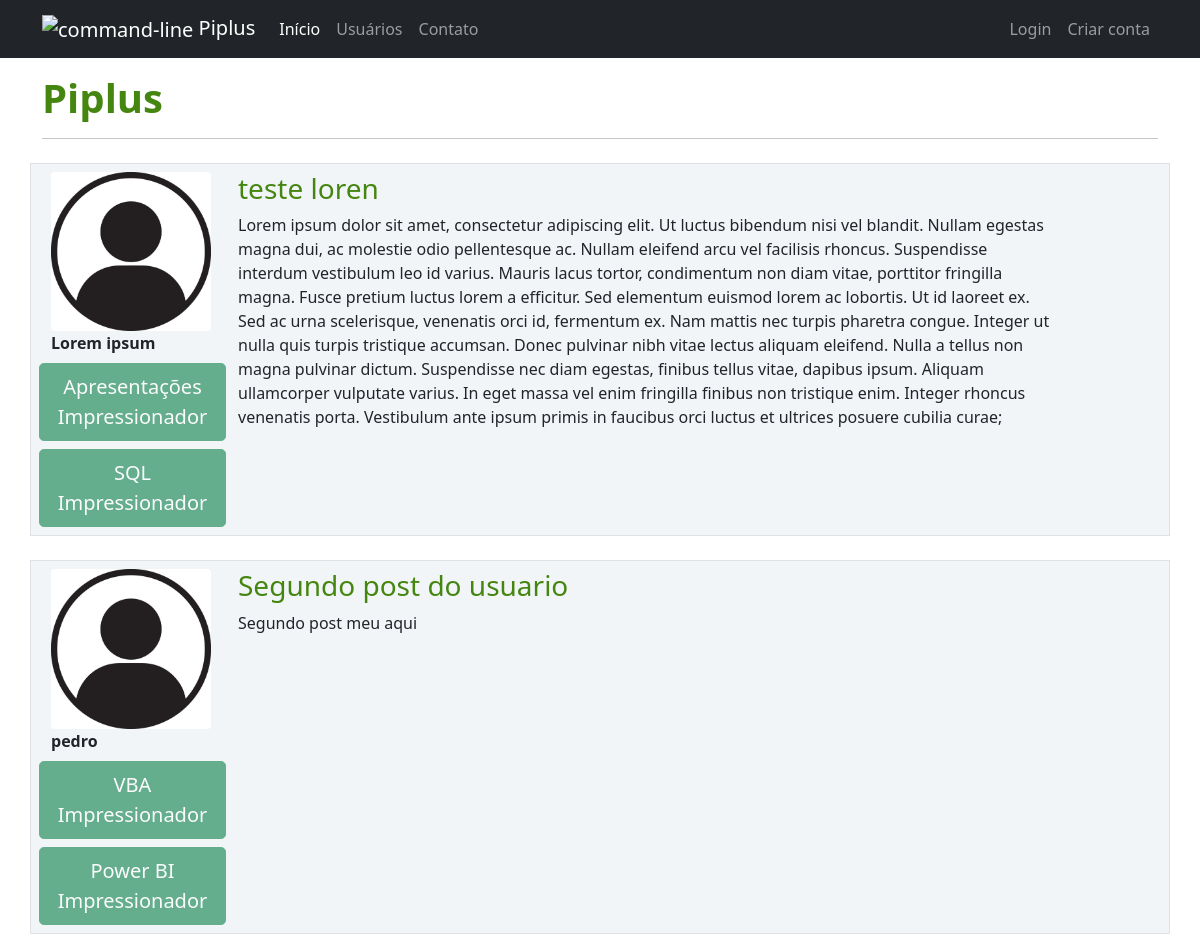
Before: / (upper part) with the older database file.
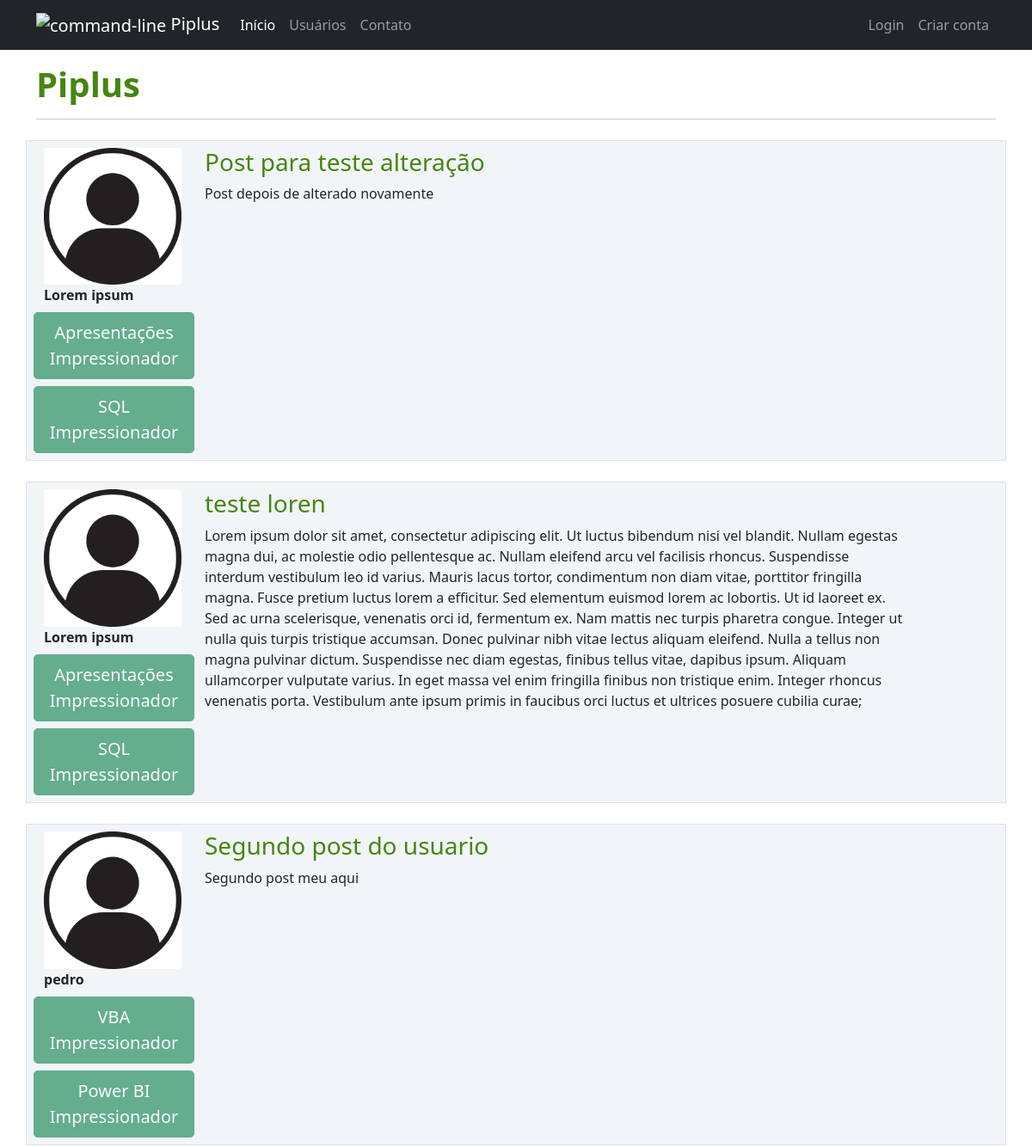
After: the same page with the newer database file.
### Piplus/models.py (models this page shows)
class Post(database.Model):
    id = database.Column(database.Integer, primary_key=True)
    titulo = database.Column(database.String, nullable=False)
    corpo = database.Column(database.Text, nullable=False)
    data_criacao = database.Column(database.DateTime, nullable=False, default=datetime.utcnow)
    id_usuario = database.Column(database.Integer, database.ForeignKey('usuario.id'), nullable=False)

class Usuario(database.Model, UserMixin):
    id = database.Column(database.Integer, primary_key=True)
    username = database.Column(database.String, nullable=False)
    email = database.Column(database.String, nullable=False, unique=True)
    senha = database.Column(database.String, nullable=False)
    foto_perfil = database.Column(database.String, default='default.jpg')
    posts = database.relationship('Post', backref='autor', lazy=True)
    cursos = database.Column(database.String, nullable=False, default='Não Informado')

### Piplus/routes.py (the view)
@app.route("/")
def home():
    posts = Post.query.order_by(Post.id.desc())
    return render_template('home.html', posts=posts)

### Piplus/templates/home.html
{% extends 'base.html' %}
{% block body %}
    <div class="container mt-3">
        <h1 style="color: rgb(69, 134, 16);"><strong>Piplus</strong></h1>
        <hr>
        {% for post in posts%}
            <div class="row border mt-4 p-2 postclass">
                <div class="col-2">
                    <div class="image pe-2">
                        <img src="{{ url_for('static', filename='fotos_perfil/{}'.format(post.autor.foto_perfil)) }}" class="rounded" width="160" >
                    </div>
                    <strong>{{ post.autor.username }}</strong>
                    <div class="row justify-content-center">
                            {% for curso in post.autor.cursos.split(';') %}
                                <button type="button" class="btn btn-lg btn-success mt-2" disabled>{{ curso }}</button>
                            {% endfor %}
                    </div>
                </div>
                <div class="col-9">
                    <a style="text-decoration: none; color: rgb(69, 134, 16);" href="{{ url_for('exibir_post', post_id=post.id) }}">
                        <h3>{{ post.titulo }}</h3>
                    </a>
                    <p>{{ post.corpo }}</p>
                </div>
            </div>
        {% endfor %}
    </div>
{% endblock %}

### Piplus/templates/base.html (shortened to what this page needs)
<!DOCTYPE html>
<html lang="en">
<head>
    <link href="https://cdn.jsdelivr.net/npm/bootstrap@5.0.2/dist/css/bootstrap.min.css" rel="stylesheet">
    <link rel="stylesheet" type="text/css" href="{{url_for('static', filename='main.css')}}"
    {% block head %}
    {% endblock  %}
</head>
<body class="bg-white">
    {% include  'navbar.html' %}
    {% block body  %}
    {% endblock %}
</body>
</html>

### Piplus/templates/navbar.html (shortened to what this page needs)
<nav class="navbar navbar-expand-lg navbar-dark bg-dark">
    <div class="container-fluid container">
    <a class="navbar-brand" href="{{ url_for('home') }}">
        <img width="48" height="48" src="https://img.icons8.com/color/48/command-line.png" alt="command-line"/>
        Piplus
    </a>
    <div class="collapse navbar-collapse" id="navbarSupportedContent">
        <ul class="navbar-nav me-auto mb-2 mb-lg-0">
        <li class="nav-item">
            <a class="nav-link active" aria-current="page" href="{{ url_for('home') }}">Início</a>
        </li>
        <li class="nav-item">
            <a class="nav-link" href="{{ url_for('usuarios') }}">Usuários</a>
        </li>
        <li class="nav-item">
            <a class="nav-link" href="{{ url_for('contatos') }}">Contato</a>
        </li>
        </ul>
        <ul class="navbar-nav">
            {% if current_user.is_authenticated %}
                <li class="nav-item">
                    <a class="nav-link" href="{{ url_for('criar_post') }}">Criar Post</a>
                </li>
                <li class="nav-item">
                    <a class="nav-link" href="{{ url_for('perfil') }}">Perfil</a>
                </li>
                <li class="nav-item">
                    <a class="nav-link" href="{{ url_for('sair') }}">Sair</a>
                </li>
            {% else %}
                <li class="nav-item">
                    <a class="nav-link" href="{{ url_for('login') }}">Login</a>
                </li>
                <li class="nav-item">
                    <a class="nav-link" href="{{ url_for('login') }}">Criar conta</a>
                </li>
            {% endif %}
        </ul>
    </div>
    </div>
</nav>

### Piplus/static/main.css (style rules this page uses)
.postclass { background-color: #f2f5f8 !important; }

Changed rows visible on the page:
added Post: foto_perfil (placeholder picture), autor.username "Lorem ipsum", curso "Apresentações Impressionador" "SQL Impressionador", titulo "Post para teste alteração", corpo "Post depois de alterado novamente"
